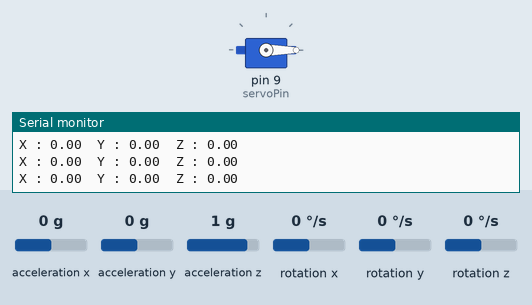
Bench run of a sketch on a simulated Arduino Uno, built with avr-gcc and run on an emulated ATmega328P. Shown: servo, the last lines printed to the serial monitor. Inputs (shaded band) come from the test bench; at power-on: rotation z 0 °/s, acceleration x 0 g, acceleration y 0 g, acceleration z 1 g, rotation x 0 °/s, rotation y 0 °/s.

Above: at 3.2 s.
3.3 s: rotation z set to 192 °/s
At 5.3 s:
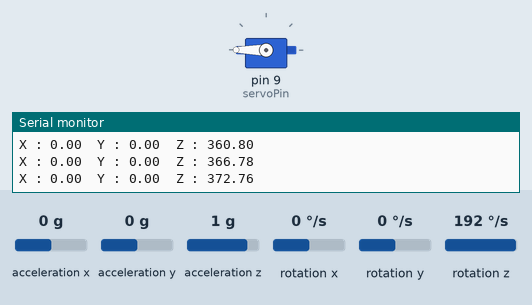
6.3 s: rotation z set to -192 °/s
At 8.5 s:
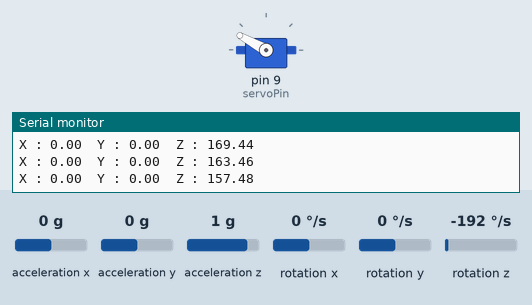
9.3 s: rotation z set to 14 °/s
At 11.21 s:
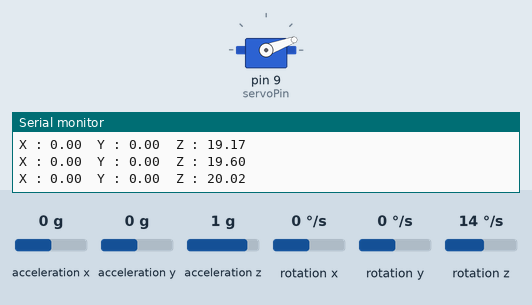
12.3 s: rotation z set to 100 °/s
Timing chart, 0 to 15.3 s (numbered marks = the images above; inputs shaded):
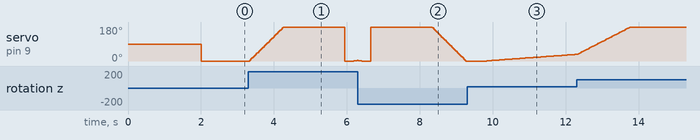

Measured:
- after the input at 9.3 s, servo on pin 9 (servoPin): moves from 0° to 35° over 2.4 s, starting after 0.53 s

The sketch:

Angle_Servo.ino
```cpp
// (licence header left out)
#include "Wire.h"
#include <MPU6050_light.h>
#include <Servo.h>

MPU6050 mpu(Wire);
Servo myservo;

const int servoPin = 9;
unsigned long timer = 0;
int a = 0;

void setup() {
  Serial.begin(9600);
  initializeServo();
  initializeMPU();
}

void loop() {
  mpu.update();

  if (shouldPrintData()) {
    printAngles();
    timer = millis();
  }

  controlServo();
}

void initializeServo() {
  myservo.attach(servoPin);
}

void initializeMPU() {
  Wire.begin();
  byte status = mpu.begin();
  Serial.print(F("MPU6050 status: "));
  Serial.println(status);

  while (status != 0) { } // Stop if could not connect to MPU6050

  Serial.println(F("Calculating offsets, do not move MPU6050"));
  delay(1000);
  // mpu.upsideDownMounting = true; // Uncomment this line if the MPU6050 is mounted upside-down
  mpu.calcOffsets(); // Gyro and accelerometer
  Serial.println("Done!\n");
}

bool shouldPrintData() {
  return (millis() - timer) > 10; // Print data every 10ms
}

void printAngles() {
  Serial.print("X : ");
  Serial.print(mpu.getAngleX());
  Serial.print("\tY : ");
  Serial.print(mpu.getAngleY());
  Serial.print("\tZ : ");
  Serial.println(mpu.getAngleZ());
}

void controlServo() {
  a = mpu.getAngleZ();
  a = map(a, 0, 180, 0, 180); // Ensure 'a' is within servo limits
  myservo.write(a);
  delay(15);
}
```
